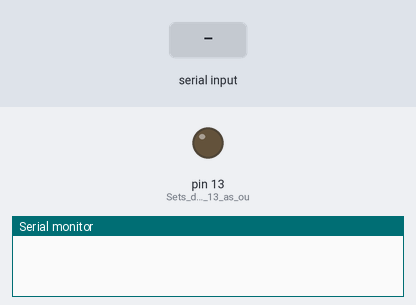
Bench run of a sketch on a simulated Arduino Uno, built with avr-gcc and run on an emulated ATmega328P. Parts: output pins drawn as LEDs (lit = HIGH), the last lines printed to the serial monitor. Inputs (shaded band) come from the test bench.

Above: at 1.2 s.
1.3 s: "1\n" received over Serial
At 2.5 s:
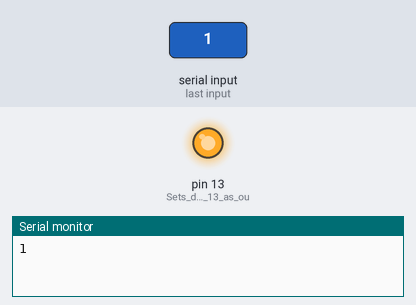
2.8 s: "0\n" received over Serial
At 3.8 s:
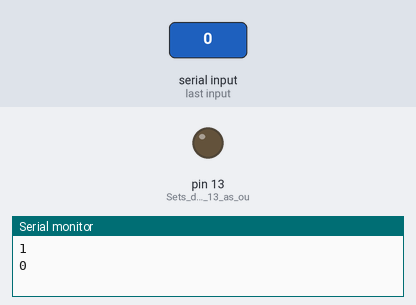
Timing chart, 0 to 5.8 s (numbered marks = the images above; inputs shaded):
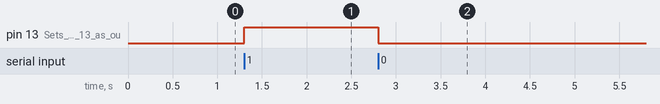

The sketch:

bluetooth_doang.ino
```cpp
char data = 0;            //Variable for storing received data
long OnTime = 60000, send_time = 5000;
unsigned long currentMillis, last_send = 0;

void setup()
{
    Serial.begin(9600);   //Sets the baud for serial data transmission
    pinMode(13, OUTPUT);  //Sets digital pin 13 as output pin
}
void loop()
{
currentMillis = millis();

  if(currentMillis - last_send >= send_time){
  Serial.println("411#");
  //Serial.println("111#");
  //Serial.println("210#");
  //Serial.println("121#");
     last_send = currentMillis;
  }
   if(Serial.available() > 0)      // Send data only when you receive data:
   {
      data = Serial.read();        //Read the incoming data & store into data
      Serial.print(data);          //Print Value inside data in Serial monitor
      Serial.print("\n");
      if(data == '1')              // Checks whether value of data is equal to 1
         digitalWrite(13, HIGH);   //If value is 1 then LED turns ON
      else if(data == '0')         //  Checks whether value of data is equal to 0
         digitalWrite(13, LOW);    //If value is 0 then LED turns OFF
   }
}
```

Measured:
- after the input at 1.3 s, pin 13 (Sets_digital_pin_13_as_ou): LOW → HIGH at once
- after the input at 2.8 s, pin 13 (Sets_digital_pin_13_as_ou): HIGH → LOW at once
